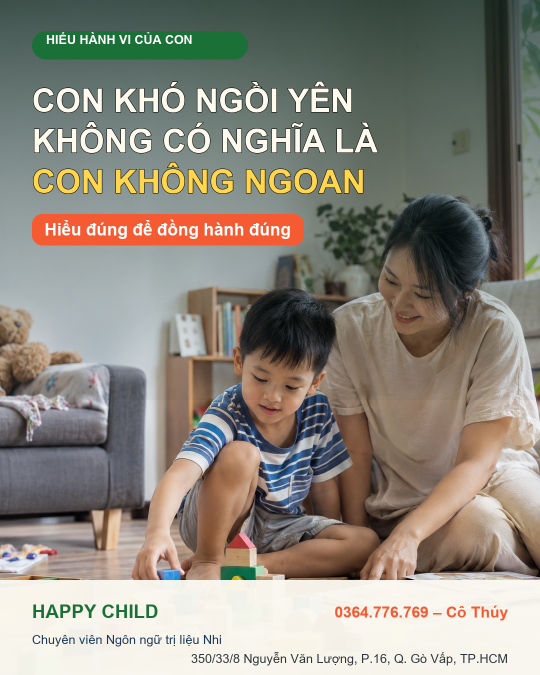
#> input picture output/happy-child-facebook-posts/01-tre-tang-dong-khong-phai-khong-ngoan-fb-1080x1350.png, 1080 x 1350 px, given as the content of the folder b.io/output/happy-child-facebook-posts/v2-noi-dung-trong-anh, which was not available (shown at 1/2 size)
$ python upscale_happy_child_fb_posts.py
#> lines starting #> are read from the running program, lines starting #| are printed output that depends on the picture
from pathlib import Path
from PIL import Image, ImageFilter


ROOT = Path(r"D:\2DUnityGame\quocvinhvku.github.io")
SOURCE = ROOT / "output" / "happy-child-facebook-posts" / "v2-noi-dung-trong-anh"
OUTPUT = ROOT / "output" / "happy-child-facebook-posts" / "v2-noi-dung-trong-anh-hd"
OUTPUT.mkdir(parents=True, exist_ok=True)

for source in sorted(SOURCE.glob("*.png")):
    image = Image.open(source).convert("RGB")
#> image is the input picture: PIL image 1080x1350 RGB; mean R, G, B 140.3, 136.1, 125.9
    image = image.resize((2160, 2700), Image.Resampling.LANCZOS)
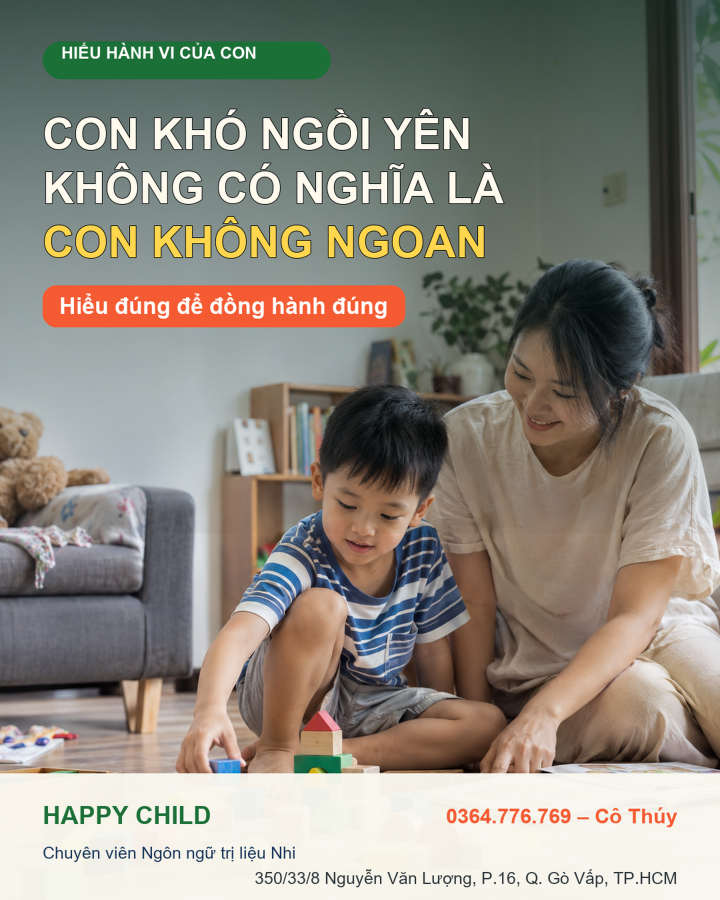
#> image: PIL image 2160x2700 RGB (shown at 1/3 size); mean R, G, B 140.2, 136, 125.9
    image = image.filter(ImageFilter.UnsharpMask(radius=1.0, percent=105, threshold=3))
    destination = OUTPUT / source.name.replace("-1080x1350", "-hd-2160x2700")
    image.save(destination, format="PNG", compress_level=4, optimize=False)
    size_mb = destination.stat().st_size / (1024 * 1024)
    print(f"{destination}\t{image.width}x{image.height}\t{size_mb:.2f} MB")
#| D:\2DUnityGame\quocvinhvku.github.io/output/happy-child-facebook-posts/v2-noi-dung-trong-anh-hd/01-tre-tang-dong-khong-phai-khong-ngoan-fb-hd-2160x2700.png	2160x2700	3.95 MB

$ run again, on output/happy-child-facebook-posts/05-happy-child-dong-hanh-cung-con-fb-1080x1350.png
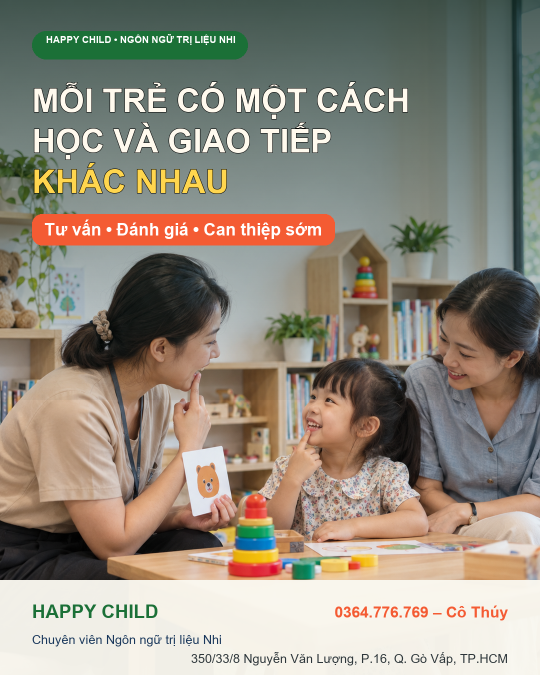
#> input picture output/happy-child-facebook-posts/05-happy-child-dong-hanh-cung-con-fb-1080x1350.png, 1080 x 1350 px, given as the content of the folder b.io/output/happy-child-facebook-posts/v2-noi-dung-trong-anh, which was not available (shown at 1/2 size)
#> image is the input picture: PIL image 1080x1350 RGB; mean R, G, B 145.9, 139.1, 125.9
#> `image = image.resize((2160, 2700), Image.Resampling.LANCZOS)`:
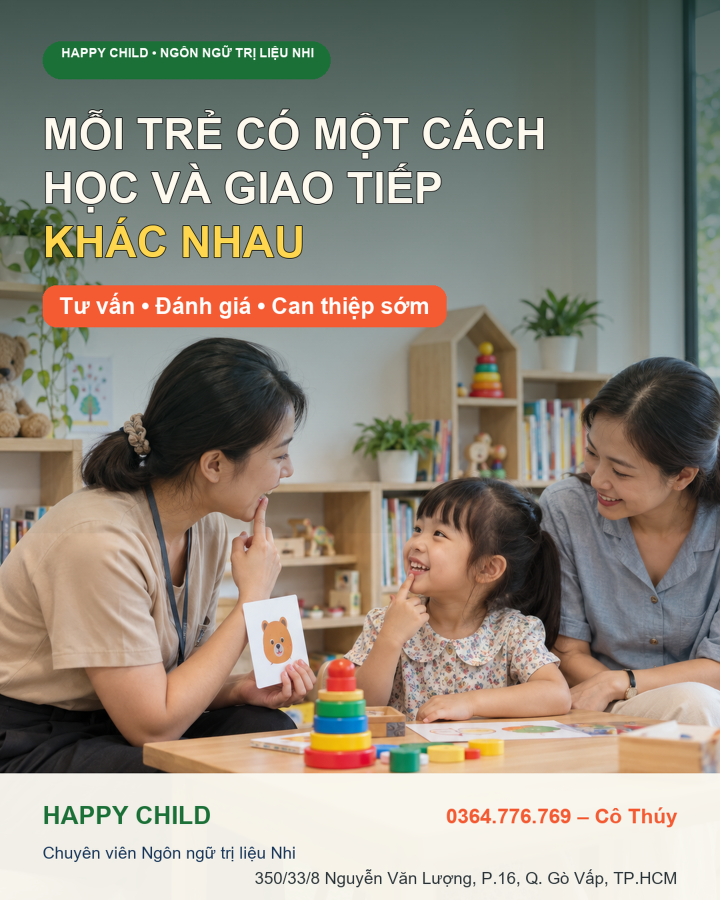
#> image: PIL image 2160x2700 RGB (shown at 1/3 size); mean R, G, B 145.8, 139, 125.8
#| D:\2DUnityGame\quocvinhvku.github.io/output/happy-child-facebook-posts/v2-noi-dung-trong-anh-hd/05-happy-child-dong-hanh-cung-con-fb-hd-2160x2700.png	2160x2700	3.85 MB
